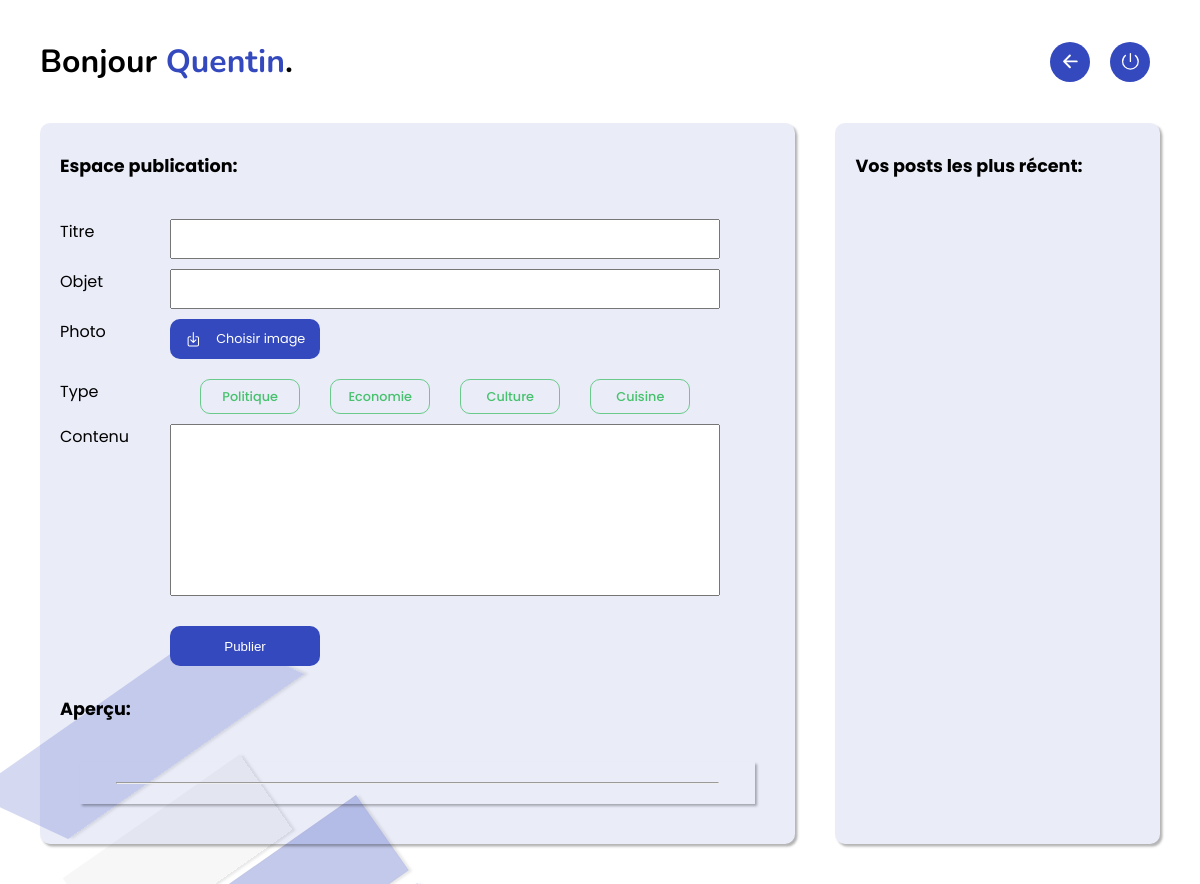
Page /index.php?action=publication (signed in) on the earlier database version.
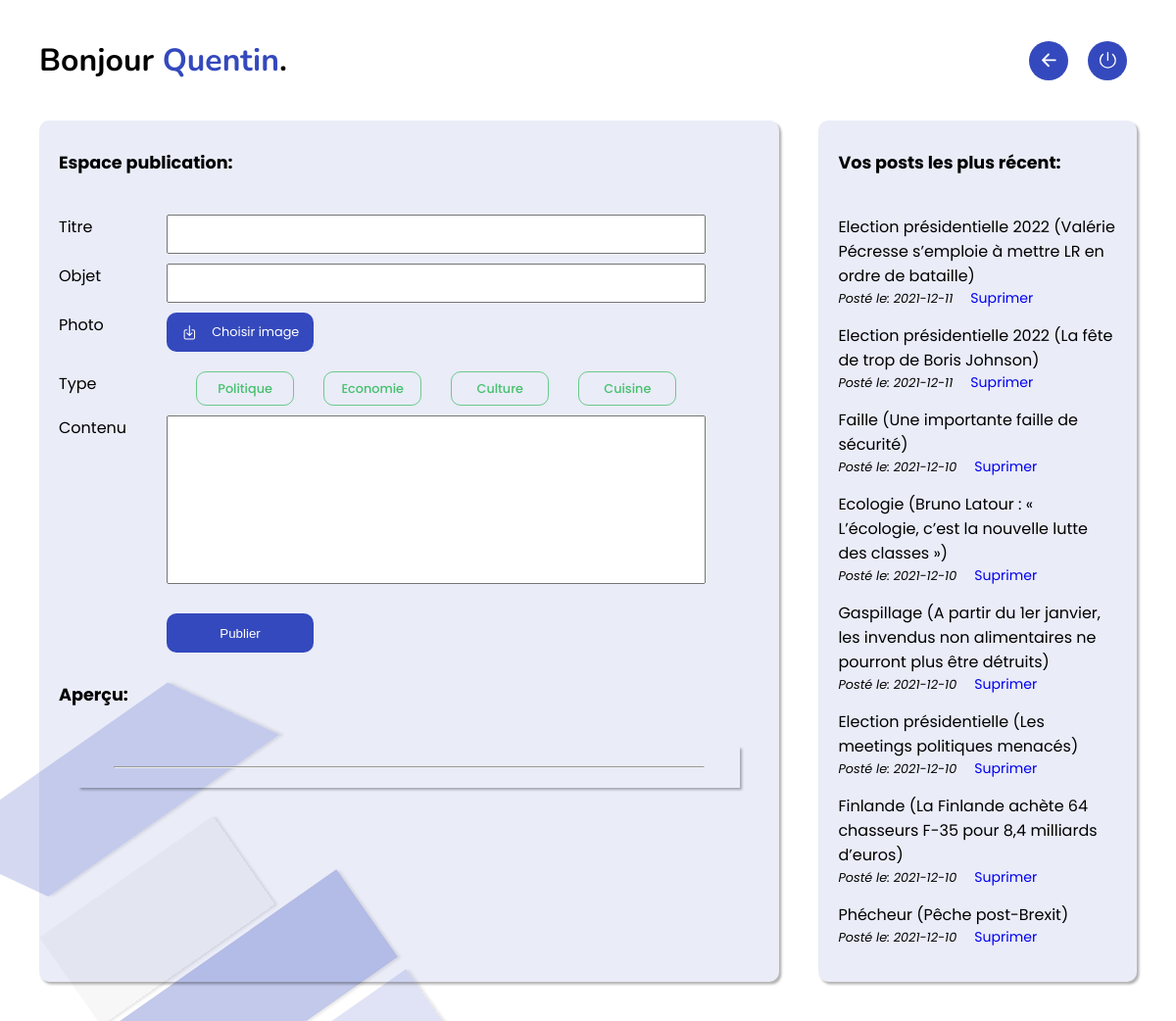
Same page on the later database version.
### tables this page shows
CREATE TABLE IF NOT EXISTS `article` (
  `id` int(11) NOT NULL AUTO_INCREMENT,
  `userId` int(11) NOT NULL,
  `title` text NOT NULL,
  `objet` text NOT NULL,
  `content` text NOT NULL,
  `photo` text NOT NULL,
  `view` int(11) NOT NULL,
  `type` text NOT NULL,
  `dataActu` date DEFAULT NULL,
  PRIMARY KEY (`id`),
  KEY `userId` (`userId`)
);

### modele/Database.php (called while the page is built)
<?php
class Database
{
    public static function connect(){
        $username = 'root';
        $password = '';
        $dbb = new PDO('mysql:host=localhost;dbname=newspaper;charset=utf8', $username, $password);
        return $dbb;
    }
}

### modele/Modele.php (called while the page is built, shortened)
<?php
require_once('./modele/Database.php');
class Modele extends Database
{
    protected $item;
    public function findByUser($id){
        $query = 'SELECT * FROM ' . $this->item . ' WHERE userId = ? ORDER BY dataActu DESC';
        $stmt = self::connect()->prepare($query);
        $stmt->execute(array($id));
        $request = $stmt->fetchAll();
        return $request;
    }
}

### template/view/publication.php (the view, shortened to what this page needs)
<?php $cssAnimation = '<link rel="stylesheet" href="../public/css/animation.css">'; ?>
<main>
    <div class="content">
        <div class="nav">
            <h1>Bonjour <span><?php if (isset($_SESSION['pseudo']) && !empty($_SESSION['pseudo'])) {
                                    echo $_SESSION['pseudo'];
                                }; ?></span>.</h1>
            <div class="setting">
                <a href="../index.php" class="button-style" >
                    <ion-icon name="arrow-back-outline"></ion-icon>
                </a>
                <a href="../index.php?action=accueil&item=destroy" class="button-style" >
                    <ion-icon name="power-outline"></ion-icon>
                </a>
            </div>
        </div>
        <div class="espace">
            <div class="espace-publication">
                <h2>Espace publication:</h2>
                <form action="../index.php?action=publication" method="post" enctype="multipart/form-data">
                    <div>
                        <label for="title">Titre</label>
                        <input type="text" id="title" name="title">
                    </div>
                    <div>
                        <label for="objet">Objet</label>
                        <input type="text" id="objet" name="objet">
                    </div>
                    <div>
                        <label for="photo">Photo</label>
                        <div class="container-file">
                            <label for="file">
                                <ion-icon name="download-outline"></ion-icon>Choisir image
                            </label>
                        </div>
                    </div>
                    <div>
                        <label for="type">Type</label>
                        <div class="container-radio" >
                            <div class="box-radio">
                                <label for="Politique">Politique</label>
                            </div>
                            <div class="box-radio">
                                <label for="Economie">Economie</label>
                            </div>
                            <div class="box-radio">
                                <label for="Culture">Culture</label>
                            </div>
                            <div class="box-radio">
                                <label for="Cuisine">Cuisine</label>
                            </div>
                        </div>
                    </div>
                    <div>
                        <label for="content">Contenu</label>
                        <textarea name="content" id="content" cols="30" rows="10"></textarea>
                    </div>
                    <div>
                        <div></div>
                        <input type="submit" value="Publier">
                    </div>
                </form>
                <h2>Aperçu:</h2>
                <div class="container-post">
                    <hr>
                </div>
            </div>
            <div class="espace-post">
                <h2>Vos posts les plus récent:</h2>
                <?php
                if (isset($requests)) :
                    foreach ($requests as $request) :
                ?>
                        <div>
                            <p><?php echo $request['title'] . " (" . $request['objet'] . ")"; ?></p>
                            <p>Posté le: <?php echo $request['dataActu']; ?> <a href="../index.php?action=publication&item=delete&id=<?php echo $request['id']; ?>">Suprimer</a></p>
                        </div>
                <?php
                    endforeach;
                endif;
                ?>
            </div>
        </div>
    </div>
    <div class="diagonal">
        <div class="d1"></div>
        <div class="d2"></div>
        <div class="d3"></div>
        <div class="d4"></div>
    </div>
</main>
<?php require_once('./template/template2.php'); ?>

Differences in the rows shown:
added article: title "Election présidentielle 2022", objet "Valérie Pécresse s’emploie à mettre LR en ordre de bataille", dataActu "2021-12-11"
added article: title "Election présidentielle 2022", objet "La fête de trop de Boris Johnson", dataActu "2021-12-11"
added article: title "Faille", objet "Une importante faille de sécurité", dataActu "2021-12-10"
added article: title "Ecologie", objet "Bruno Latour : « L’écologie, c’est la nouvelle lutte des classes »", dataActu "2021-12-10"
added article: title "Gaspillage", objet "A partir du 1er janvier, les invendus non alimentaires ne pourront plus être détruits", dataActu "2021-12-10"
added article: title "Election présidentielle", objet "Les meetings politiques menacés", dataActu "2021-12-10"
added article: title "Finlande", objet "La Finlande achète 64 chasseurs F-35 pour 8,4 milliards d’euros", dataActu "2021-12-10"
added article: title "Phécheur", objet "Pêche post-Brexit", dataActu "2021-12-10"
